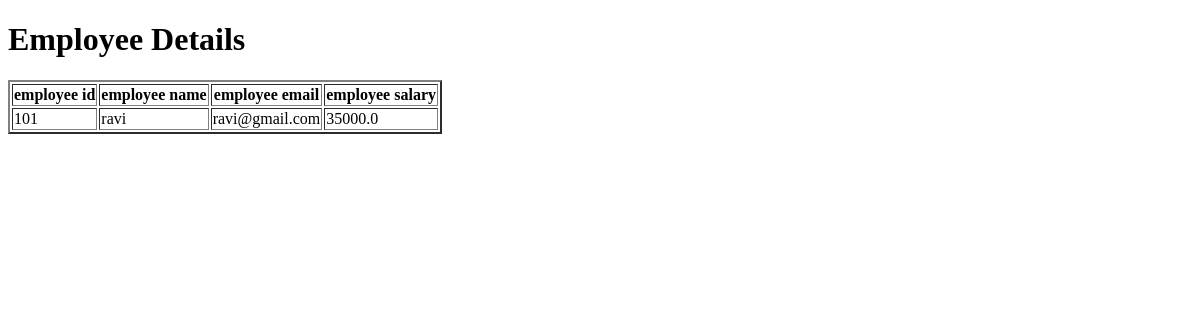
Before: / with the older database file.
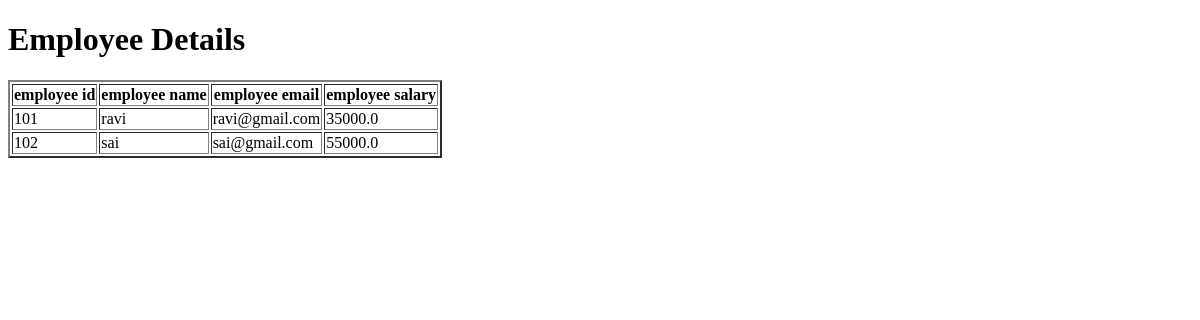
After: the same page with the newer database file.
### app1/models.py (models this page shows)
class employee(models.Model):
    Employee_name = models.CharField(max_length=50)
    Employee_id = models.IntegerField(unique=True, auto_created=True)
    Employee_email = models.EmailField(unique=True)
    Employee_salary = models.FloatField()

### app1/views.py (the view)
# urls.py: path('',emp_details)
def emp_details(request):
    data = employee.objects.all()
    context = {
        'data':data
    }
    return render(request,'app1_Temp/home.html',context)

### Templates/app1_Temp/home.html (shortened to what this page needs)
<!DOCTYPE html>
<html lang="en">
<head>
</head>
<body>
    <h1>Employee Details</h1>
    <table border="2">
        <tr>
            <th>employee id</th>
            <th>employee name</th>
            <th>employee email</th>
            <th>employee salary</th>
        </tr>
        {% for x in data %}
        <tr>
            <td>{{ x.Employee_id }}</td>
            <td>{{ x.Employee_name }}</td>
            <td>{{ x.Employee_email }}</td>
            <td>{{ x.Employee_salary }}</td>
        </tr>
        {% endfor %}
    </table>
</body>
</html>

Changed rows visible on the page:
added employee: Employee_id "102", Employee_name "sai", Employee_email "sai@gmail.com", Employee_salary "55000.0"
